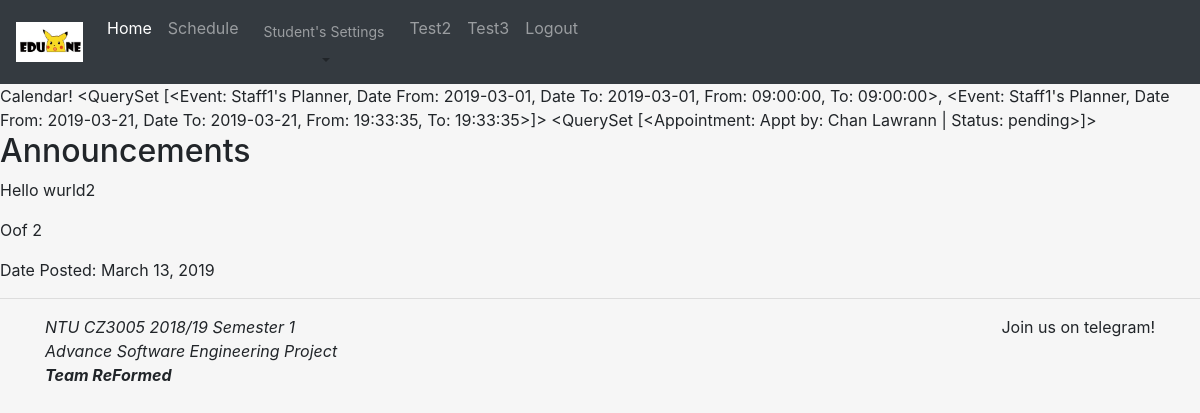
The app's page /home/ (signed in), older data.
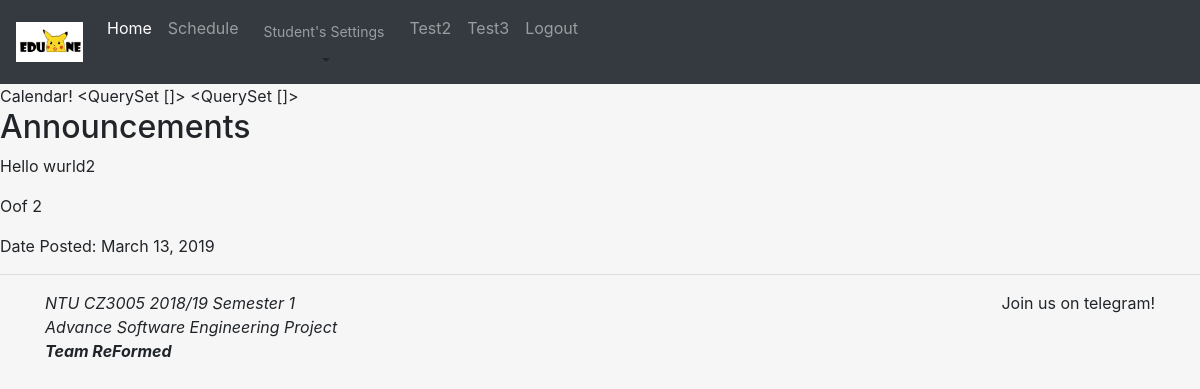
The same page, newer data.
### main/models.py (models this page shows)
class Event(models.Model):
    eventPlanner = models.ForeignKey(
        'EventPlanner',
        on_delete=models.CASCADE,
    )
    title = models.CharField(max_length=30)
    description = models.CharField(max_length=200, blank=True, null=True)
    location = models.CharField(max_length=50)
    dateFrom = models.DateField()
    dateTo = models.DateField()
    timeFrom = models.TimeField()
    timeTo = models.TimeField()
    def __str__(self):
        return "{}, Date From: {}, Date To: {}, From: {}, To: {}".format(self.eventPlanner, self.dateFrom, self.dateTo, self.timeFrom, self.timeTo)

class EventPlanner(models.Model):
    user = models.OneToOneField(
        User,
        on_delete=models.CASCADE,
    )
    def __str__(self):
        return "{}'s Planner".format(self.user)

class User(AbstractUser):
    is_staff = models.BooleanField('Staff status', default=False)
    is_parent = models.BooleanField('Parent status', default=False)

class Appointment(models.Model):
    eventPlanner = models.ForeignKey(
        'EventPlanner',
        on_delete=models.CASCADE,
    )
    parent = models.ForeignKey(
        'ParentProfile',
        on_delete=models.CASCADE,
    )
    apptTitle = models.CharField(max_length=30)
    apptDescription = models.CharField(max_length=200)
    apptDate = models.DateField()
    apptLocation = models.CharField(max_length=50)
    apptTimeFrom = models.TimeField()
    apptTimeTo = models.TimeField()
    apptStatus = models.CharField(max_length=8, choices=APPOINTMENT_STATUS, default = 'pending')
    apptRejectionReason = models.CharField(max_length=200, default = '-')
    def __str__(self):
        return "Appt by: {} | Status: {}".format(self.parent, self.apptStatus)

class ParentProfile(models.Model):
    RELATION_CHOICES = (
        ('Father', 'Father'),
        ('Mother', 'Mother'),
    )
    user = models.OneToOneField(
        User,
        on_delete=models.CASCADE,
    )
    firstname = models.CharField(max_length=50)
    lastname = models.CharField(max_length=50)
    contact_number = models.CharField(max_length=20)
    relation = models.CharField(max_length=6, choices=RELATION_CHOICES)
    def __str__(self):
        return "{} {}".format(self.lastname, self.firstname)

### main/views.py (the view)
# urls.py: 2. Add a URL to urlpatterns:  path('', views.home, name='home')
def home(request, month=datetime.datetime.now().month, year=datetime.datetime.now().year):
	events = Announcement.objects.all().extra(order_by = ['-dateCreated'])
	planner = EventPlanner.objects.get(user__exact = request.user.id)
	calendar = getCalendarInformation(planner, month, year)
	return render(request, 'index.html', {'active_page': 'home', 'announcements' : events, 'calendar': calendar})

### main/functions.py (called while the page is built)
def getCalendarInformation(planner, month, year):
    calendar = {}
    calendar['events'] = Event.objects.filter(eventPlanner__exact = planner, dateFrom__year__exact = year,
        dateFrom__month__exact = month, dateTo__year__exact = year) | Event.objects.filter(eventPlanner__exact = planner,
        dateTo__month__exact = month, dateTo__year__exact = year)
    calendar['appointments'] = Appointment.objects.filter(eventPlanner__exact = planner, apptDate__month__exact = month,
        apptDate__year__exact = year)
    return calendar

### main/templates/index.html
{% extends "common/header.html" %}
{% block content %}
		Calendar!
		{% for event in calendar.values %}
			{{event}}
		{% endfor %}
	<h2>Announcements</h2>
		{% for event in announcements  %}
			<p>{{event.title}}</p>
			<p>{{event.description}}</p>
			<p>Date Posted: {{event.dateCreated}} </p>
		{% endfor %}
{% endblock %}

Row changes from the older to the newer data that the page shows:
removed Event: values "<QuerySet [<Event: Staff1's Planner, Date From: 2019-03-01, Date To: 2019-03-01, From: 09:00:00, To: 09:00:00>, <Event: Staff1's Planner, Date From: 2019-03-21, Date To: 2019-03-21, From: 19:33:35, To: 19:33:35>]>"
removed Appointment: values "<QuerySet [<Appointment: Appt by: Chan Lawrann | Status: pending>]>"
Text that changed along with them:
new list line: "<QuerySet []>"
